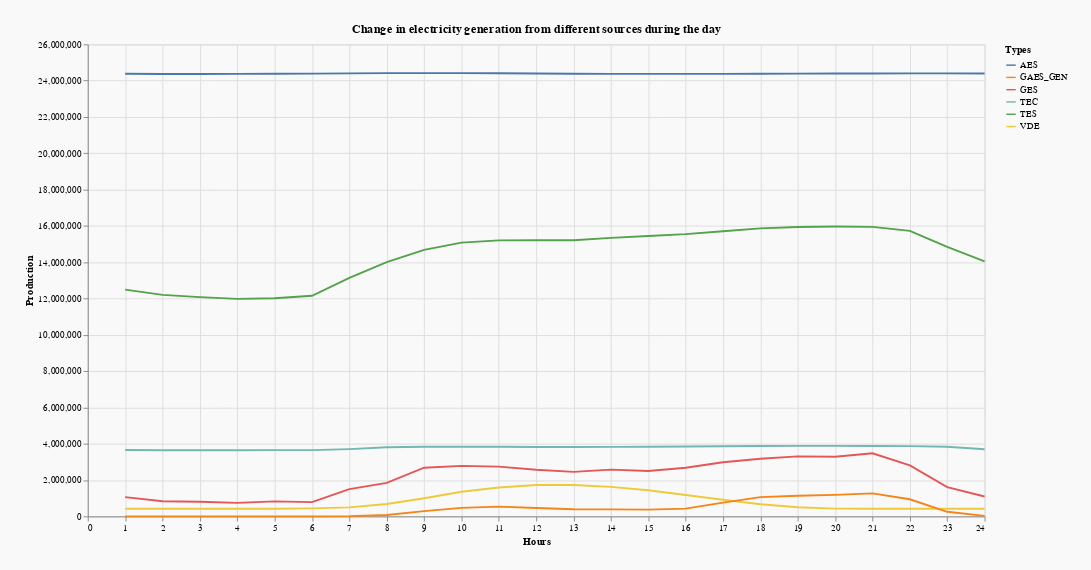

The code cell stored with this chart in its notebook:
### Code cell
alt.Chart(task3_df).mark_line().encode(
    x = alt.X('hour:Q', title='Hours'),
    y = alt.Y('production:Q', title='Production'),
    color = alt.Color('type:N',title='Types')
).properties(width = 950, height = 500, background = '#F9F9F9', padding = 25,
             title=alt.TitleParams("Change in electricity generation from different sources during the day"))

### Figure 1 — Vega-Lite specification as saved in the notebook (floating-point values rounded to 4 significant figures; data arrays with more than 128 entries replaced by an {"elided": "..."} marker saying what was removed)
{"config": {"view": {"continuousWidth": 400, "continuousHeight": 300}}, "data": {"name": "data-cb8f348919d16d5b9e5845fd8ce08a16"}, "mark": "line", "background": "#F9F9F9", "encoding": {"color": {"type": "nominal", "field": "type", "title": "Types"}, "x": {"type": "quantitative", "field": "hour", "title": "Hours"}, "y": {"type": "quantitative", "field": "production", "title": "Production"}}, "height": 500, "padding": 25, "title": {"text": "Change in electricity generation from different sources during the day"}, "width": 950, "$schema": "https://vega.github.io/schema/vega-lite/v4.8.1.json", "datasets": {"data-cb8f348919d16d5b9e5845fd8ce08a16": {"elided": "144 records"}}}
